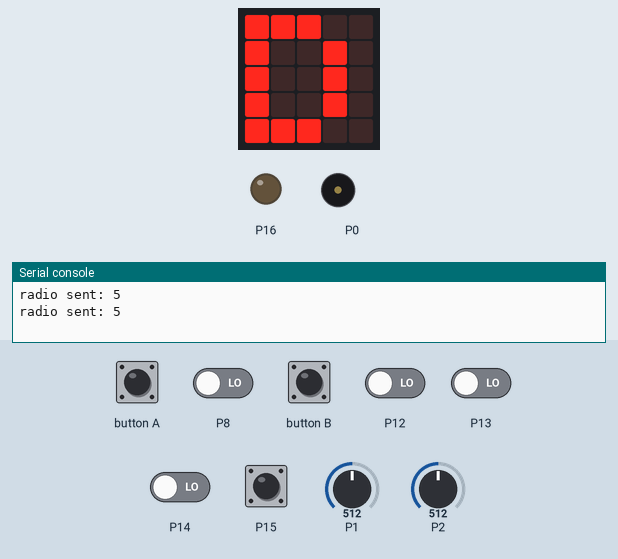
This program was run on a simulated BBC micro:bit (MakeCode). Parts: the board's 5×5 LED display, output pins drawn as LEDs (lit = HIGH), buzzer (waves = sounding), the last lines printed to the serial console. The test bench sets the inputs (shaded band); at power-on: P8, P12–15 LOW, P1 = 512, P2 = 512 (analog values on the 0–1023 scale). No radio messages arrive unless stated (any console line starting 'radio sent:' is added by the test bench).

Above: at 1.2 s.
1.3 s: button A pressed for 0.15 s
At 1.92 s:
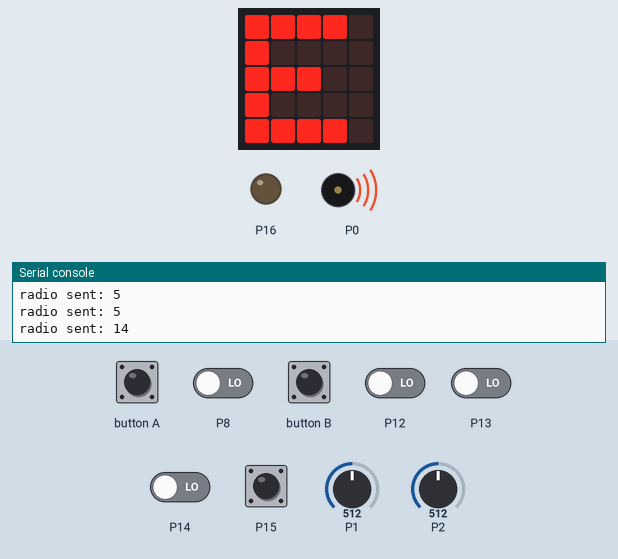
2.0 s: button A pressed for 0.15 s
At 2.2 s:
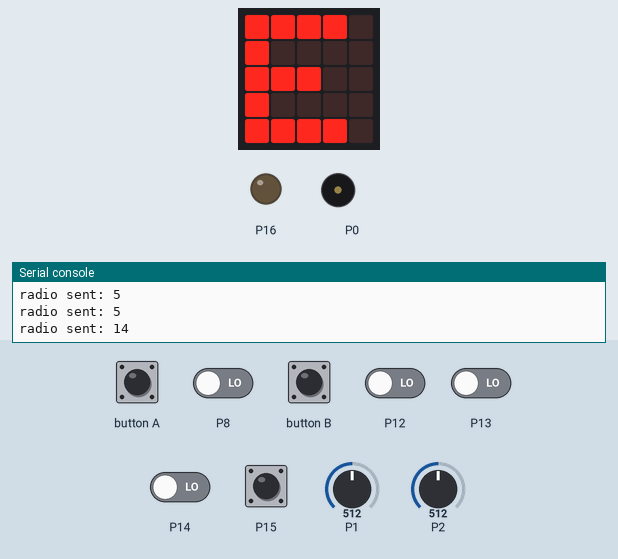
At 2.6 s:
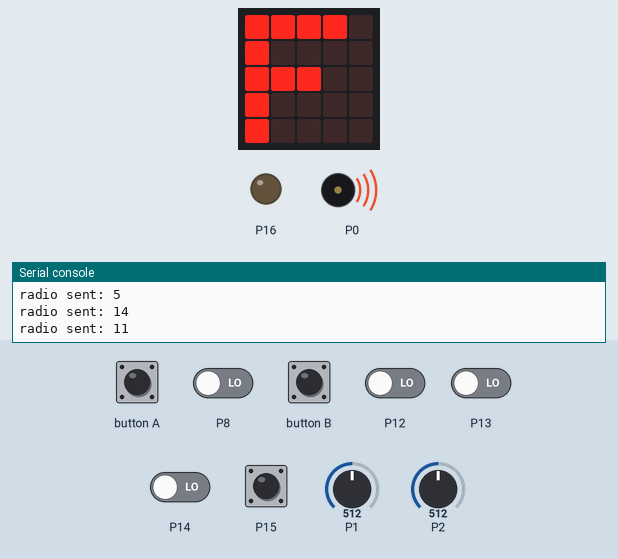
2.7 s: P8 driven HIGH and P12 driven HIGH
5.6 s: P8 driven LOW
At 8.9 s:
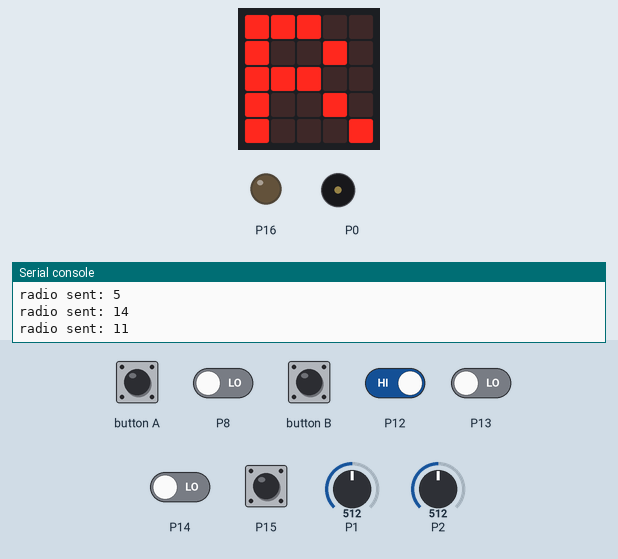
12.8 s: P8 driven HIGH
14.3 s: P15 pulled HIGH for 1 s
Timing chart, 0 to 18.3 s (numbered marks = the images above; inputs shaded):
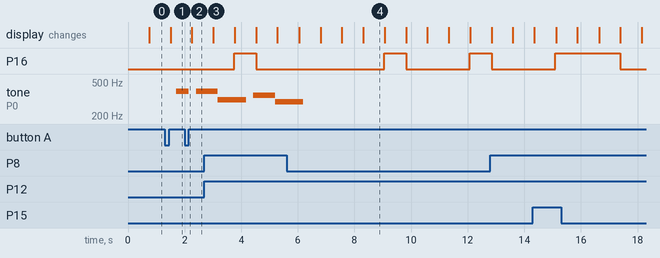

Measured:
- after the input at 1.3 s, tone on P0: silent → 392 Hz after 0.41 s
- after the input at 2.0 s, tone on P0: 392 Hz → silent after 0.15 s, → 392 Hz 0.26 s later
- after the input at 5.6 s, P16: LOW → HIGH after 3.5 s, → LOW 0.77 s later, → HIGH 2.3 s later; the display: first differs from a run without the input after 2.7 s (image 4)
- what the display in image 4 shows lasts 0.8 s, from 8.3 s to 9.1 s

The program:

main.ts
```typescript
function Left () {
    radio.sendNumber(3)
}
function back () {
    radio.sendNumber(2)
}
function D () {
    radio.sendNumber(14)
}
function E () {
    radio.sendNumber(11)
}
function F () {
    radio.sendNumber(13)
}
function go_ahead () {
    radio.sendNumber(1)
}
input.onButtonPressed(Button.A, function () {
    music.startMelody(music.builtInMelody(Melodies.Dadadadum), MelodyOptions.Once)
})
input.onButtonPressed(Button.B, function () {
    music.startMelody(music.builtInMelody(Melodies.JumpDown), MelodyOptions.Once)
})
function Right () {
    radio.sendNumber(4)
}
function C () {
    radio.sendNumber(5)
}
function Stop () {
    radio.sendNumber(5)
}
let Y = 0
let X = 0
let Y1 = 0
let X1 = 0
let R_KEY = 0
let KEYF = 0
let KEYE = 0
let KEYD = 0
let KEYC = 0
radio.setGroup(1)
basic.forever(function () {
    KEYC = pins.digitalReadPin(DigitalPin.P15)
    KEYD = pins.digitalReadPin(DigitalPin.P14)
    KEYE = pins.digitalReadPin(DigitalPin.P13)
    KEYF = pins.digitalReadPin(DigitalPin.P12)
    R_KEY = pins.digitalReadPin(DigitalPin.P8)
    X1 = pins.analogReadPin(AnalogPin.P2)
    Y1 = pins.analogReadPin(AnalogPin.P1)
    if (X1 < 30) {
        X = 4
    } else if (X1 < 256) {
        X = 3
    } else if (X1 < 535) {
        X = 2
    } else if (X1 < 768) {
        X = 1
    } else if (X1 < 1023) {
        X = 0
    }
    if (Y1 < 30) {
        Y = 0
    } else if (Y1 < 256) {
        Y = 1
    } else if (Y1 < 525) {
        Y = 2
    } else if (Y1 < 768) {
        Y = 3
    } else if (Y1 < 1023) {
        Y = 4
    }
    if (Y != 2) {
        if (Y == 0) {
            go_ahead()
        } else if (Y == 4) {
            back()
        } else if (X == 2 && Y == 2) {
            Stop()
        } else {

        }
    } else if (X == 0) {
        Right()
    } else if (X == 4) {
        Left()
    } else if (X == 2 && Y == 2) {
        Stop()
    } else {

    }
    basic.clearScreen()
    led.plot(X, Y)
    if (KEYC == 0) {
        basic.clearScreen()
        basic.showString("C")
        pins.digitalWritePin(DigitalPin.P16, 0)
        C()
    }
    if (KEYD == 0) {
        basic.showString("D")
        D()
    }
    if (KEYE == 0) {
        basic.clearScreen()
        basic.showString("E")
        E()
    }
    if (KEYF == 0) {
        basic.clearScreen()
        basic.showString("F")
        F()
    }
    if (R_KEY == 0) {
        basic.clearScreen()
        basic.showString("R")
        pins.digitalWritePin(DigitalPin.P16, 1)
    }
})
```

test.ts
```typescript
// 在這裡測試；當此封包作為擴充功能時，將不會編譯此內容。
```
